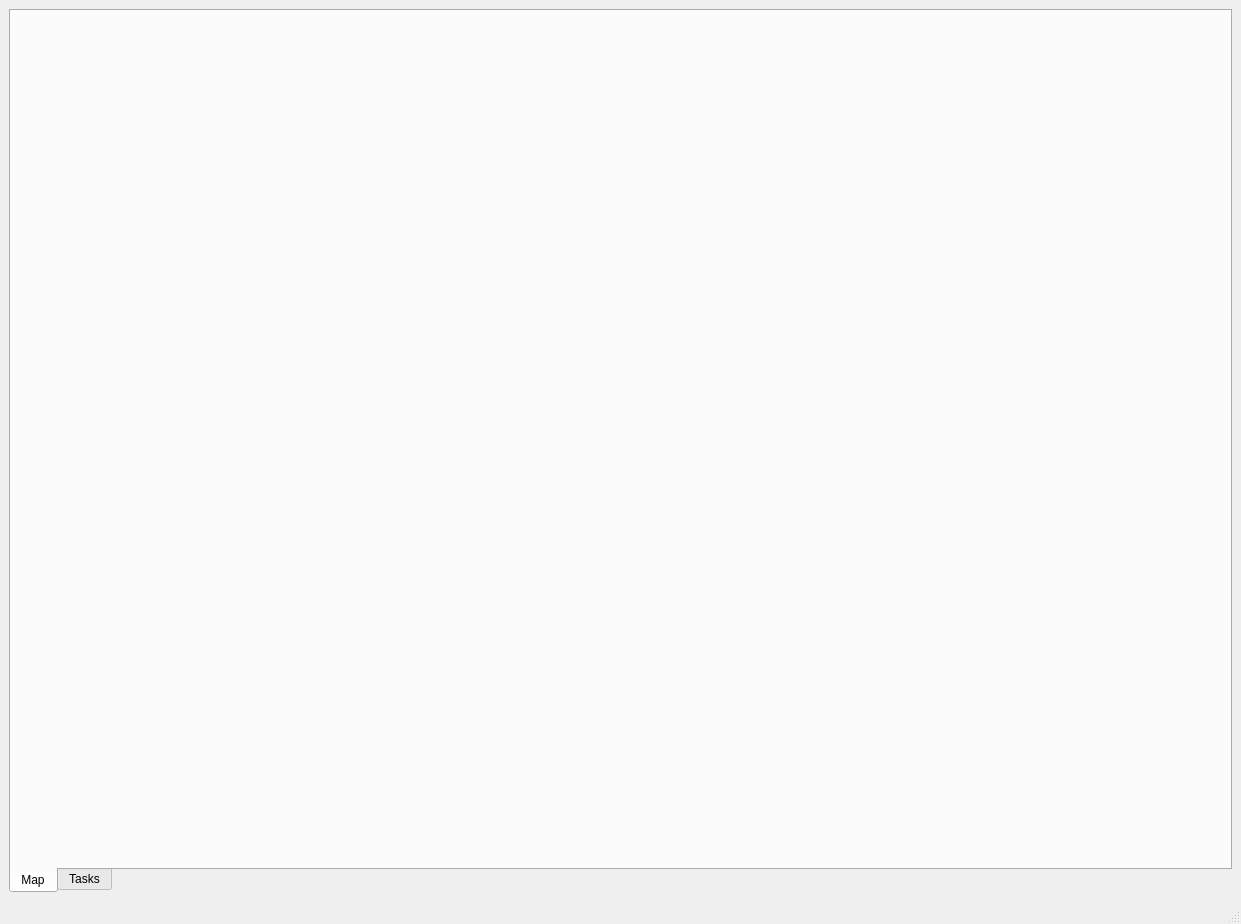
<?xml version="1.0" encoding="UTF-8"?>
<ui version="4.0">
 <class>MainWindow</class>
 <widget class="QMainWindow" name="MainWindow">
  <property name="geometry">
   <rect>
    <x>0</x>
    <y>0</y>
    <width>1241</width>
    <height>924</height>
   </rect>
  </property>
  <property name="windowTitle">
   <string>Smart City</string>
  </property>
  <widget class="QWidget" name="centralwidget">
   <layout class="QVBoxLayout" name="verticalLayout">
    <item>
     <widget class="QTabWidget" name="tabWidget">
      <property name="tabPosition">
       <enum>QTabWidget::South</enum>
      </property>
      <property name="tabShape">
       <enum>QTabWidget::Rounded</enum>
      </property>
      <property name="currentIndex">
       <number>0</number>
      </property>
      <widget class="QWidget" name="tab_map">
       <attribute name="title">
        <string>Map</string>
       </attribute>
       <layout class="QHBoxLayout" name="horizontalLayout">
        <item>
         <widget class="QWidget" name="widget" native="true">
          <property name="styleSheet">
           <string notr="true">image: url(:/memap/full.jpg);</string>
          </property>
         </widget>
        </item>
       </layout>
      </widget>
      <widget class="QWidget" name="tab_tasks">
       <attribute name="title">
        <string>Tasks</string>
       </attribute>
      </widget>
     </widget>
    </item>
   </layout>
  </widget>
  <widget class="QMenuBar" name="menubar">
   <property name="geometry">
    <rect>
     <x>0</x>
     <y>0</y>
     <width>1241</width>
     <height>21</height>
    </rect>
   </property>
  </widget>
  <widget class="QStatusBar" name="statusbar"/>
 </widget>
 <resources>
  <include location="../res/res.qrc"/>
 </resources>
 <connections/>
</ui>
